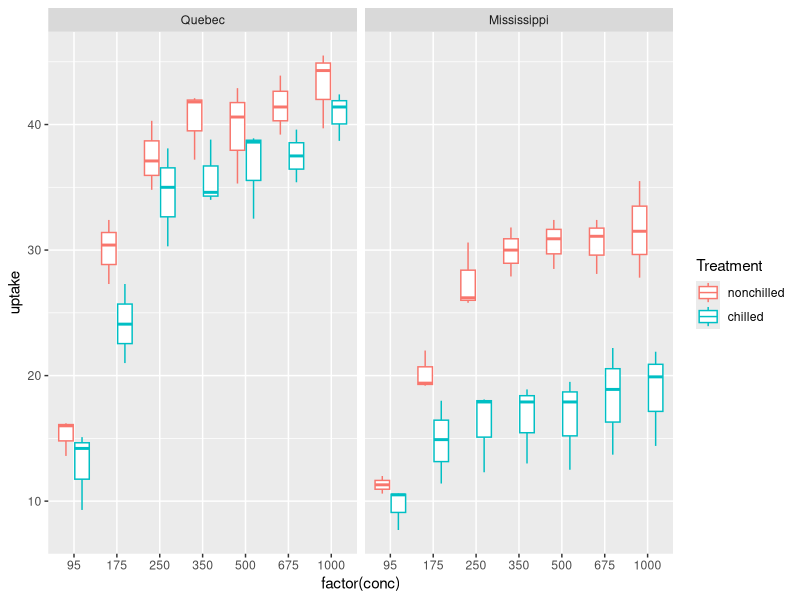
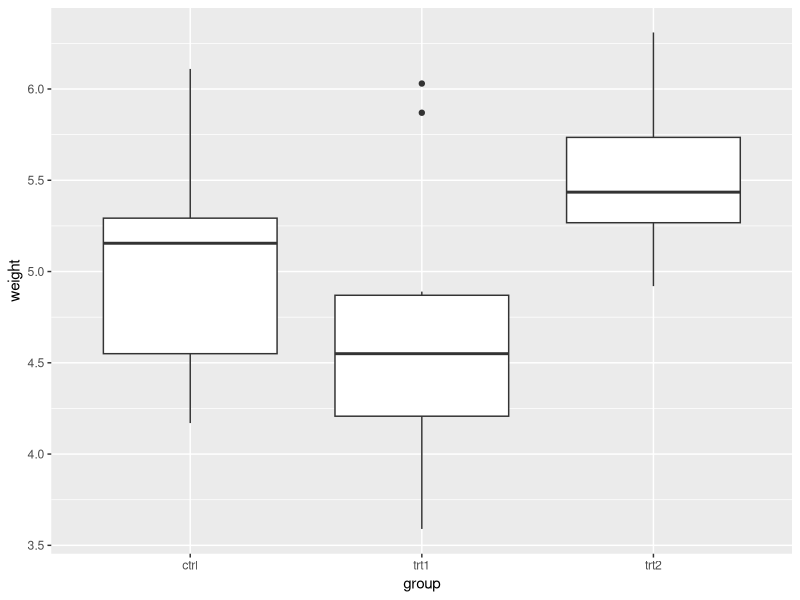
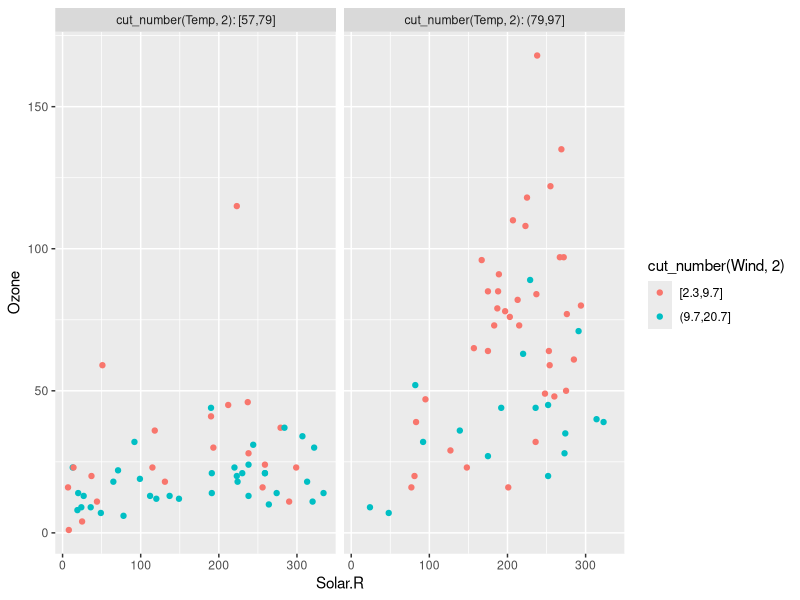
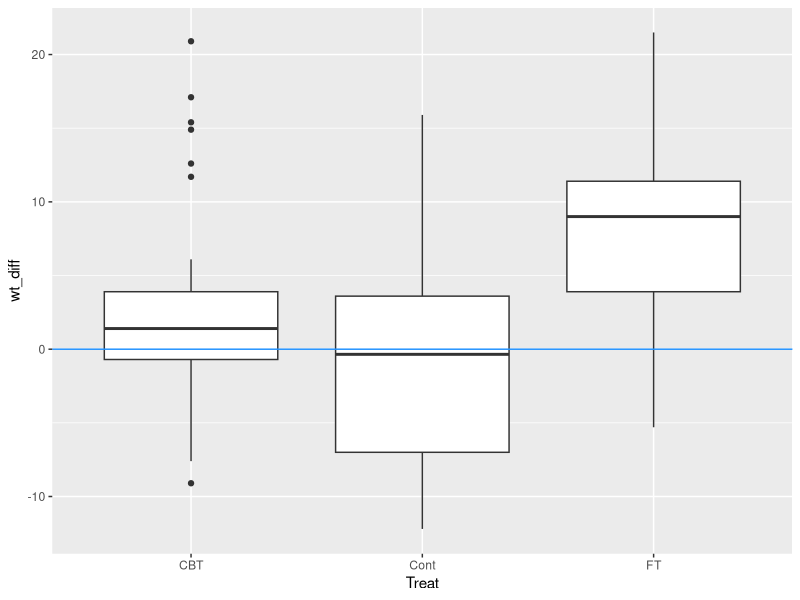

These charts were generated, in order, by the following R code:
## ---- chunk 1
library(caret)
library(MASS)
library(tidyverse)
## ---- chunk 2
carbo2 = as_tibble(CO2)
## ---- chunk 3
ggplot(carbo2, aes(factor(conc), uptake)) +
  geom_boxplot(aes(color = Treatment)) +
  facet_wrap( ~ Type)

## ---- chunk 4
carbo2 %>% group_by(Type, Treatment, conc) %>%
  summarise(mean_uptake = round(mean(uptake), 2)) %>%
  arrange(mean_uptake)
  
## ---- chunk 5
plantgrowth = as_tibble(PlantGrowth)
## ---- chunk 6
ggplot(plantgrowth, aes(group, weight)) +
  geom_boxplot()
## ---- chunk 7
plantgrowth %>% group_by(group) %>%
  summarize(mean_wt = mean(weight))
## ---- chunk 8
nyair = as_tibble(na.omit(airquality))
## ---- chunk 9
#featurePlot(x = nyair[c("Temp", "Solar.R", "Wind")], y = nyair$Ozone)
ggplot(nyair, aes(Solar.R, Ozone)) +
  geom_point(aes(color = cut_number(Wind, 2))) +
  facet_wrap( ~ cut_number(Temp, 2), labeller = label_both) 
## ---- chunk 10
nyair %>% group_by(Month) %>%
  summarize(mean_temp = mean(Temp),
            mean_wind = mean(Wind),
            mean_soloarR = mean(Solar.R),
            mean_ozone = mean(Ozone)) %>%
  arrange(mean_ozone)
## ---- chunk 11
anorWtChg = as_tibble(anorexia)
## ---- chunk 12
anorWtChg %>% mutate(wt_diff = Postwt - Prewt) %>%
  ggplot(aes(Treat, wt_diff)) +
    geom_boxplot() +
    geom_hline(yintercept = 0, color = "dodgerblue")
## ---- chunk 13
anorWtChg %>% mutate(wt_diff = Postwt - Prewt) %>%
  group_by(Treat) %>% summarize(n_patients = n(), mean_wt_diff = mean(wt_diff),
                                sd_wt_diff = sd(wt_diff))
